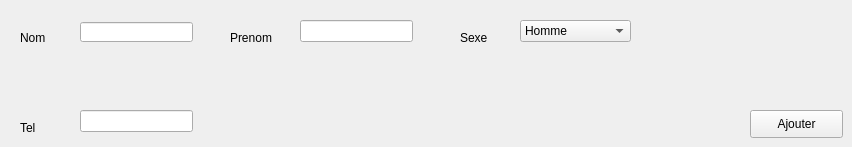
      <widget class="QWidget" name="tab">
       <attribute name="title">
        <string>Ajouter</string>
       </attribute>
       <widget class="QLineEdit" name="lineEdit_3">
        <property name="geometry">
         <rect>
          <x>80</x>
          <y>22</y>
          <width>113</width>
          <height>20</height>
         </rect>
        </property>
       </widget>
       <widget class="QLabel" name="label_6">
        <property name="geometry">
         <rect>
          <x>20</x>
          <y>30</y>
          <width>56</width>
          <height>16</height>
         </rect>
        </property>
        <property name="text">
         <string>Nom</string>
        </property>
       </widget>
       <widget class="QLineEdit" name="lineEdit_4">
        <property name="geometry">
         <rect>
          <x>300</x>
          <y>20</y>
          <width>113</width>
          <height>22</height>
         </rect>
        </property>
       </widget>
       <widget class="QLabel" name="label_7">
        <property name="geometry">
         <rect>
          <x>230</x>
          <y>30</y>
          <width>56</width>
          <height>16</height>
         </rect>
        </property>
        <property name="text">
         <string>Prenom</string>
        </property>
       </widget>
       <widget class="QLabel" name="label_8">
        <property name="geometry">
         <rect>
          <x>460</x>
          <y>30</y>
          <width>56</width>
          <height>16</height>
         </rect>
        </property>
        <property name="text">
         <string>Sexe</string>
        </property>
       </widget>
       <widget class="QComboBox" name="comboBox">
        <property name="geometry">
         <rect>
          <x>520</x>
          <y>20</y>
          <width>111</width>
          <height>22</height>
         </rect>
        </property>
        <item>
         <property name="text">
          <string>Homme</string>
         </property>
        </item>
        <item>
         <property name="text">
          <string>Femme</string>
         </property>
        </item>
       </widget>
       <widget class="QLineEdit" name="lineEdit_5">
        <property name="geometry">
         <rect>
          <x>80</x>
          <y>110</y>
          <width>113</width>
          <height>22</height>
         </rect>
        </property>
       </widget>
       <widget class="QLabel" name="label_9">
        <property name="geometry">
         <rect>
          <x>20</x>
          <y>120</y>
          <width>56</width>
          <height>16</height>
         </rect>
        </property>
        <property name="text">
         <string>Tel</string>
        </property>
       </widget>
       <widget class="QPushButton" name="pushButton_2">
        <property name="geometry">
         <rect>
          <x>750</x>
          <y>110</y>
          <width>93</width>
          <height>28</height>
         </rect>
        </property>
        <property name="text">
         <string>Ajouter</string>
        </property>
       </widget>
      </widget>
